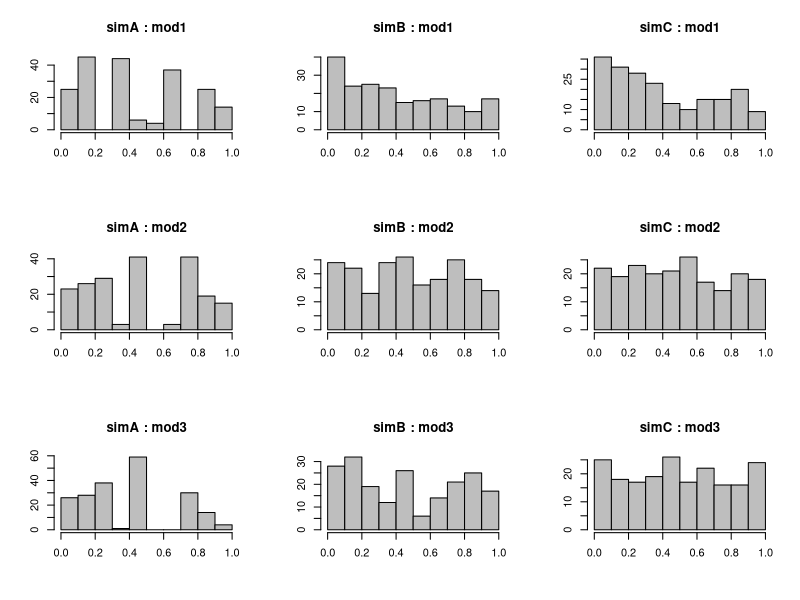

The R source for this figure:
#### Both fixed
simA <- function(n) {
  gender <- rep(c("female", "male"), c(n/2, n/2))
  decision <- sample(rep(c("promote", "no promote"), c(0.25 * n, 0.75 * n)))
  matrix(c(gender, decision), ncol = 2)
}
#### One fixed
simB <- function(n, pPromote) {
  gender <- rep(c("female", "male"), c(n/2, n/2))
  decision <- sample(c("promote", "no promote"), size = n, replace = TRUE, prob = c(pPromote, 1 - pPromote))
  matrix(c(gender, decision), ncol = 2)
}
#### Neither fixed
simC <- function(n, pPromote) {
  gender <- sample(c("female", "male"), size = n, replace = TRUE, prob = c(.5, .5))
  decision <- sample(c("promote", "no promote"), size = n, replace = TRUE, prob = c(pPromote, 1 - pPromote))
  matrix(c(gender, decision), ncol = 2)
}


#### Model 1: maintain margins, test stat = female promoted cell
mod1 <- function(sim, it) {
  stat_obs <- table(sim[, 1], sim[, 2])[1, 2]
  stats_sim <- rep(NA, it)
  for(i in 1:it) {
    decision_shuffled <- sample(sim[, 2])
    stats_sim[i] <- sum(decision_shuffled[1:(n/2)] == "promote")
  }
  mean(stats_sim < stat_obs)
}

#### Model 2
## updated test statistic to difference in proportions

mod2 <- function(sim, it) {
  stat_obs <- diff(tapply(sim[,2]=="promote", sim[,1], mean))
  pHatPromote <- sum(table(sim[, 1], sim[, 2])[, 2])/n
  stats_sim <- rep(NA, it)
  for(i in 1:it) {
  decision <- sample(c("promote", "no_promote"), size = n, replace = TRUE,
                   prob = c(pHatPromote, 1 - pHatPromote))
  stats_sim[i] <- diff(tapply(decision == "promote", sim[,1], mean))
  }
  mean(stats_sim < stat_obs)
}

#### Model 3
## updated test statistic to difference in proportions

mod3 <- function(sim, it) {
  stat_obs <- diff(tapply(sim[,2]=="promote", sim[,1], mean))
  stats_sim <- rep(NA, it)
  for(i in 1:it) {
  decision <- sample(c("promote", "no_promote"), size = n, replace = TRUE,
                   prob = c(pPromote, 1 - pPromote))
  stats_sim[i] <- diff(tapply(decision == "promote", sim[,1], mean))
  }
  mean(stats_sim < stat_obs)
}

n <- 48
pPromote <- .25
it <-  500
nPvals <- 200
set.seed(49)

PvalMat <- matrix(rep(NA, nPvals * 9), ncol = 9)

for(j in 1:nPvals) {
  sim <- simA(n)
  PvalMat[j, 1] <- mod1(sim, it)
}

for(j in 1:nPvals) {
  sim <- simB(n, pPromote)
  PvalMat[j, 2] <- mod1(sim, it)
}

for(j in 1:nPvals) {
  sim <- simC(n, pPromote)
  PvalMat[j, 3] <- mod1(sim, it)
}


for(j in 1:nPvals) {
  sim <- simA(n)
  PvalMat[j, 4] <- mod2(sim, it)
}

for(j in 1:nPvals) {
  sim <- simB(n, pPromote)
  PvalMat[j, 5] <- mod2(sim, it)
}

for(j in 1:nPvals) {
  sim <- simC(n, pPromote)
  PvalMat[j, 6] <- mod2(sim, it)
}

for(j in 1:nPvals) {
  sim <- simA(n)
  PvalMat[j, 7] <- mod3(sim, it)
}

for(j in 1:nPvals) {
  sim <- simB(n, pPromote)
  PvalMat[j, 8] <- mod3(sim, it)
}

for(j in 1:nPvals) {
  sim <- simC(n, pPromote)
  PvalMat[j, 9] <- mod3(sim, it)
}

par(mfrow = c(3, 3))
hist(PvalMat[, 1], main = "simA : mod1", col = "grey", xlab = "", ylab = "")
hist(PvalMat[, 2], main = "simB : mod1", col = "grey", xlab = "", ylab = "")
hist(PvalMat[, 3], main = "simC : mod1", col = "grey", xlab = "", ylab = "")
hist(PvalMat[, 4], main = "simA : mod2", col = "grey", xlab = "", ylab = "")
hist(PvalMat[, 5], main = "simB : mod2", col = "grey", xlab = "", ylab = "")
hist(PvalMat[, 6], main = "simC : mod2", col = "grey", xlab = "", ylab = "")
hist(PvalMat[, 7], main = "simA : mod3", col = "grey", xlab = "", ylab = "")
hist(PvalMat[, 8], main = "simB : mod3", col = "grey", xlab = "", ylab = "")
hist(PvalMat[, 9], main = "simC : mod3", col = "grey", xlab = "", ylab = "")
